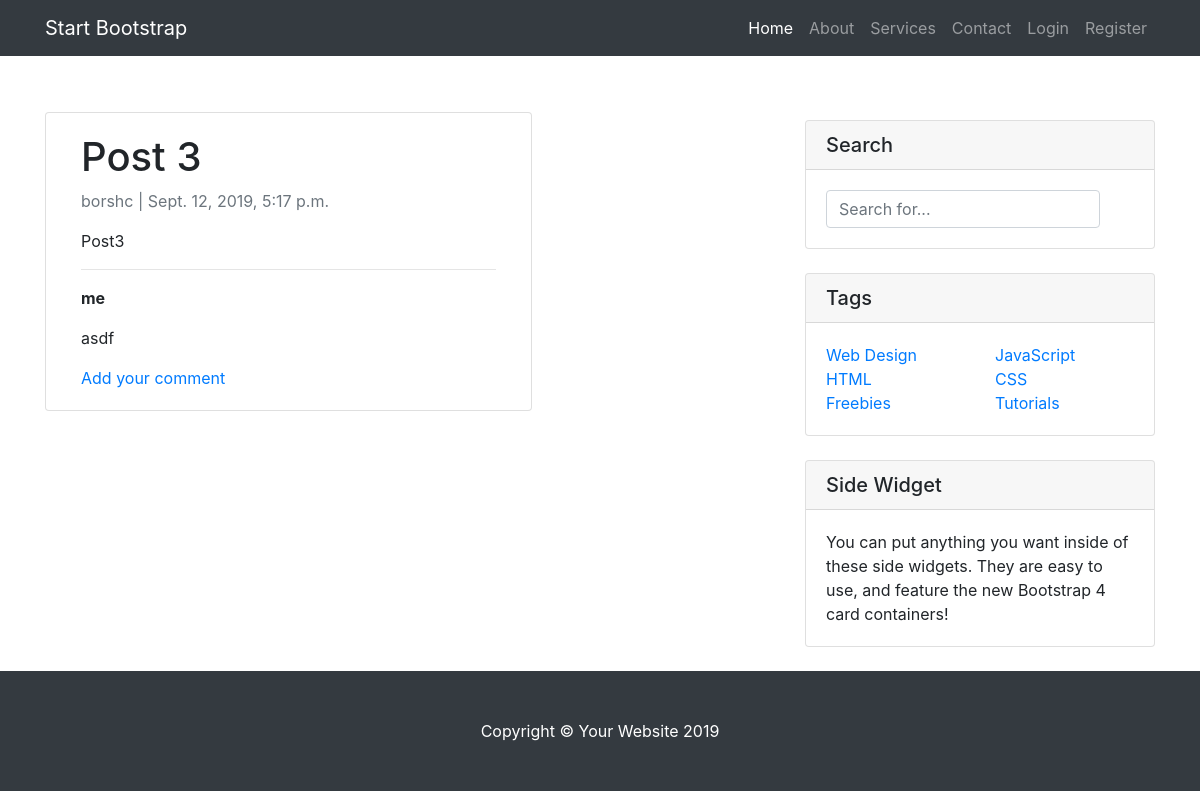
Screenshot of /32003680-d581-11e9-877e-000df097c5bb/ with the database file from the repository.
### app/models.py (models this page shows, shortened)
class Post(models.Model):
    slug = models.SlugField(max_length=200, unique=True, default=uuid.uuid1)
    title = models.CharField(max_length=200, unique=True)
    description = models.TextField(max_length=2000, unique=True)
    author = models.ForeignKey(User, on_delete=models.CASCADE)
    created_on = models.DateTimeField(auto_now_add=True)
    updated_on = models.DateTimeField(auto_now_add=True)
    status = models.IntegerField(choices=STATUS, default=0)
    tags = models.ManyToManyField('Tag', blank=True, related_name='posts')
    class Meta:
        ordering = ['-created_on']

class Comment(models.Model):
    post = models.ForeignKey('Post', on_delete=models.CASCADE, related_name='comments')
    slug = models.SlugField(max_length=50, unique=True, default=uuid.uuid1)
    author = models.CharField(max_length=200)
    text = models.TextField(max_length=1000)
    created_on = models.DateTimeField(auto_now_add=True)
    approved_comment = models.BooleanField(default=False)

### app/views.py (the view)
# urls.py: path('<slug:slug>/', views.PostDetail.as_view(), name='post_detail'),
class PostDetail(generic.DetailView):
    model = Post
    template_name = 'post_detail.html'

### app/templates/post_detail.html (shortened to what this page needs)
{% extends 'base.html' %}
{% block content %}
    <div class="container">
        <div class="row">
            <div class="col-md-8 card mb-4  mt-3 left  top">
                <div class="card-body">
                    <h1>{% block title %} {{ object.title }} {% endblock title %}</h1>
                    <p class=" text-muted">{{ post.author }} | {{ post.created_on }}</p>
                    <p class="card-text ">{{ object.description | safe }}</p>
                    <hr>
                    {% for comment in post.comments.all %}
                        {% if comment.approved_comment %}
                            <div class="comment">
                                <strong>{{ comment.author }}</strong>
                                <p>{{ comment.text|linebreaks }}</p>
                            </div>
                        {% endif %}
                    {% empty %}
                        <p>No comments here yet :(</p>
                    {% endfor %}
                    <a href="{% url 'add_comment_to_post' slug=post.slug %}">Add your comment</a>
                </div>
            </div>
        </div>
    </div>
{% endblock content %}

### rows the page displays
Post: title "Post 3", author "borshc", created_on "Sept. 12, 2019, 5:17 p.m.", description "Post3"
Comment: author "me", text "asdf"
